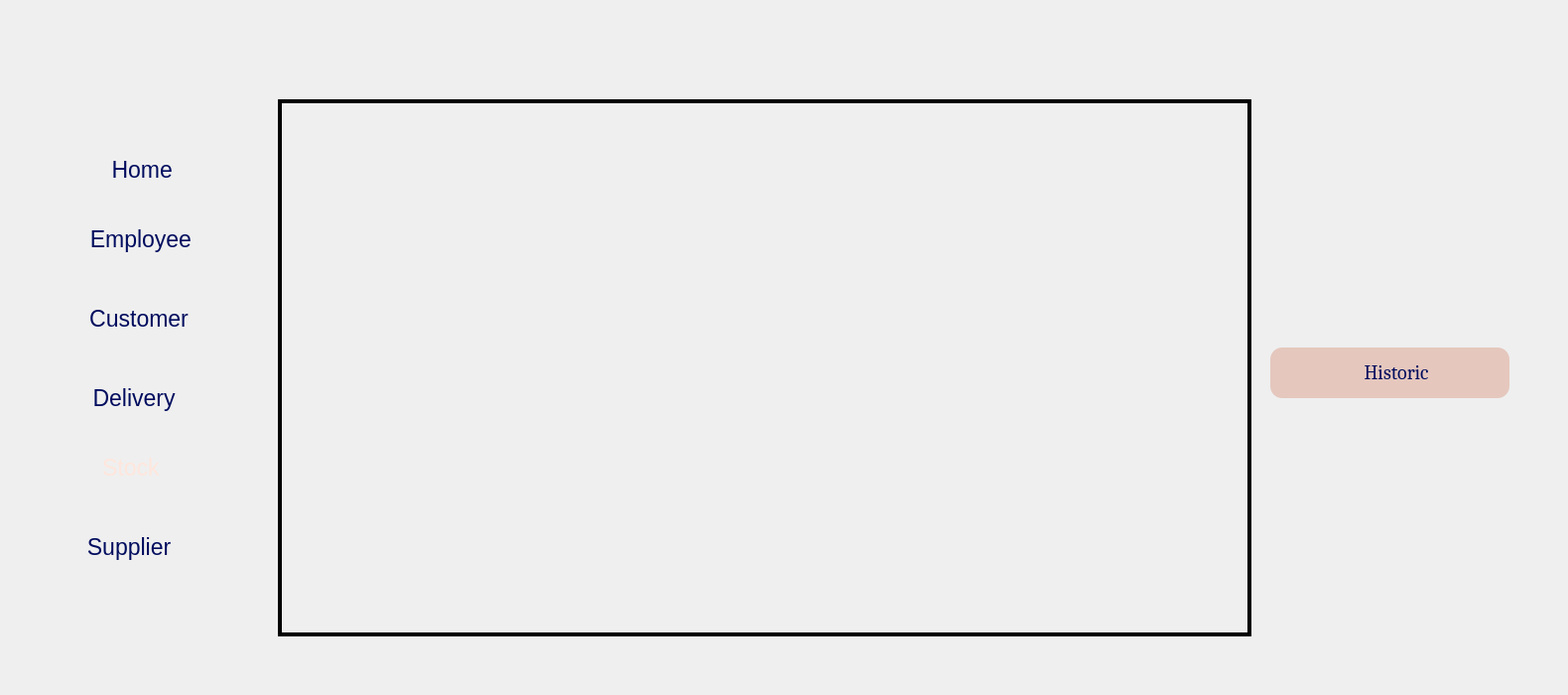
       <widget class="QWidget" name="Historic">
        <attribute name="title">
         <string>Historic</string>
        </attribute>
        <widget class="QLabel" name="label_97">
         <property name="geometry">
          <rect>
           <x>0</x>
           <y>0</y>
           <width>1571</width>
           <height>691</height>
          </rect>
         </property>
         <property name="text">
          <string/>
         </property>
         <property name="pixmap">
          <pixmap>:/resources/imgs/bg.png</pixmap>
         </property>
         <property name="scaledContents">
          <bool>true</bool>
         </property>
        </widget>
        <widget class="QLabel" name="label_98">
         <property name="geometry">
          <rect>
           <x>0</x>
           <y>0</y>
           <width>161</width>
           <height>131</height>
          </rect>
         </property>
         <property name="text">
          <string/>
         </property>
         <property name="pixmap">
          <pixmap>:/resources/imgs/logo.png</pixmap>
         </property>
         <property name="scaledContents">
          <bool>true</bool>
         </property>
        </widget>
        <widget class="QLabel" name="label_99">
         <property name="geometry">
          <rect>
           <x>240</x>
           <y>10</y>
           <width>1311</width>
           <height>671</height>
          </rect>
         </property>
         <property name="text">
          <string/>
         </property>
         <property name="pixmap">
          <pixmap>:/resources/imgs/bgW.png</pixmap>
         </property>
         <property name="scaledContents">
          <bool>true</bool>
         </property>
        </widget>
        <widget class="QPushButton" name="pushButton_44">
         <property name="geometry">
          <rect>
           <x>200</x>
           <y>20</y>
           <width>151</width>
           <height>61</height>
          </rect>
         </property>
         <property name="text">
          <string/>
         </property>
         <property name="icon">
          <iconset>
           <normaloff>:/resources/imgs/undo.png</normaloff>:/resources/imgs/undo.png</iconset>
         </property>
         <property name="iconSize">
          <size>
           <width>45</width>
           <height>65</height>
          </size>
         </property>
         <property name="flat">
          <bool>true</bool>
         </property>
        </widget>
        <widget class="QLabel" name="label_100">
         <property name="geometry">
          <rect>
           <x>1370</x>
           <y>10</y>
           <width>71</width>
           <height>71</height>
          </rect>
         </property>
         <property name="text">
          <string/>
         </property>
         <property name="pixmap">
          <pixmap>:/resources/imgs/picP.png</pixmap>
         </property>
        </widget>
        <widget class="QLabel" name="label_101">
         <property name="geometry">
          <rect>
           <x>250</x>
           <y>70</y>
           <width>1311</width>
           <height>621</height>
          </rect>
         </property>
         <property name="styleSheet">
          <string notr="true">color:white;</string>
         </property>
         <property name="text">
          <string/>
         </property>
         <property name="pixmap">
          <pixmap>:/Downloads/crudbg.png</pixmap>
         </property>
         <property name="scaledContents">
          <bool>true</bool>
         </property>
        </widget>
        <widget class="QPushButton" name="buttonHistorique">
         <property name="geometry">
          <rect>
           <x>1280</x>
           <y>350</y>
           <width>241</width>
           <height>51</height>
          </rect>
         </property>
         <property name="font">
          <font>
           <family>Cambria</family>
           <pointsize>-1</pointsize>
          </font>
         </property>
         <property name="styleSheet">
          <string notr="true">#buttonHistorique{
    color: #000c5e; /* Default text color */
    font-size: 20px;
    background-color: #e5c7bd; /* Default background color */
    border: 0px solid;
    border-radius: 12px;
    box-sizing: border-box;
    transition: background-color 0.3s, transform 0.1s ease; /* Smooth animation for hover and press effects */
}

#buttonHistorique:hover {
    background-color: #d4b3a7; /* Slightly darker shade for hover effect */
    color: #000944; /* Slightly darker text color for hover */
    cursor: pointer; /* Changes cursor to pointer */
}

#buttonHistorique:pressed {
    background-color: #c49f94; /* Even darker shade for pressed effect */
    color: #000722; /* Darker text color for pressed */
    transform: scale(0.95); /* Makes the button slightly smaller on press */
}</string>
         </property>
         <property name="text">
          <string>   Historic</string>
         </property>
         <property name="icon">
          <iconset>
           <normaloff>:/resources/imgs/fichier.png</normaloff>:/resources/imgs/fichier.png</iconset>
         </property>
         <property name="iconSize">
          <size>
           <width>35</width>
           <height>35</height>
          </size>
         </property>
        </widget>
        <widget class="QLabel" name="historiqueLabel">
         <property name="geometry">
          <rect>
           <x>280</x>
           <y>100</y>
           <width>981</width>
           <height>541</height>
          </rect>
         </property>
         <property name="styleSheet">
          <string notr="true">border: 4px solid rgb(0, 0, 0);
padding: 10px 20px;
cursor: pointer;</string>
         </property>
         <property name="text">
          <string/>
         </property>
        </widget>
        <widget class="QPushButton" name="pushButton_45">
         <property name="geometry">
          <rect>
           <x>40</x>
           <y>140</y>
           <width>181</width>
           <height>61</height>
          </rect>
         </property>
         <property name="styleSheet">
          <string notr="true">color:#000c5e;
font: 9pt &quot;Cambria&quot;;
font-size: 23px;
</string>
         </property>
         <property name="text">
          <string>    Home</string>
         </property>
         <property name="icon">
          <iconset>
           <normaloff>:/resources/imgs/abri (1).png</normaloff>:/resources/imgs/abri (1).png</iconset>
         </property>
         <property name="iconSize">
          <size>
           <width>60</width>
           <height>80</height>
          </size>
         </property>
         <property name="flat">
          <bool>true</bool>
         </property>
        </widget>
        <widget class="QPushButton" name="pushButton_46">
         <property name="geometry">
          <rect>
           <x>50</x>
           <y>210</y>
           <width>171</width>
           <height>61</height>
          </rect>
         </property>
         <property name="styleSheet">
          <string notr="true">color:#000c5e;
font: 9pt &quot;Cambria&quot;;
font-size: 23px;
</string>
         </property>
         <property name="text">
          <string>  Employee</string>
         </property>
         <property name="icon">
          <iconset>
           <normaloff>:/resources/imgs/employes.png</normaloff>:/resources/imgs/employes.png</iconset>
         </property>
         <property name="iconSize">
          <size>
           <width>60</width>
           <height>80</height>
          </size>
         </property>
         <property name="flat">
          <bool>true</bool>
         </property>
        </widget>
        <widget class="QPushButton" name="pushButton_47">
         <property name="geometry">
          <rect>
           <x>40</x>
           <y>290</y>
           <width>181</width>
           <height>61</height>
          </rect>
         </property>
         <property name="styleSheet">
          <string notr="true">color:#000c5e;
font: 9pt &quot;Cambria&quot;;
font-size: 23px;
</string>
         </property>
         <property name="text">
          <string>   Customer</string>
         </property>
         <property name="icon">
          <iconset>
           <normaloff>:/resources/imgs/contact.png</normaloff>:/resources/imgs/contact.png</iconset>
         </property>
         <property name="iconSize">
          <size>
           <width>60</width>
           <height>80</height>
          </size>
         </property>
         <property name="flat">
          <bool>true</bool>
         </property>
        </widget>
        <widget class="QPushButton" name="pushButton_48">
         <property name="geometry">
          <rect>
           <x>40</x>
           <y>370</y>
           <width>171</width>
           <height>61</height>
          </rect>
         </property>
         <property name="styleSheet">
          <string notr="true">color:#000c5e;
font: 9pt &quot;Cambria&quot;;
font-size: 23px;
</string>
         </property>
         <property name="text">
          <string>   Delivery</string>
         </property>
         <property name="icon">
          <iconset>
           <normaloff>:/resources/imgs/livraison-rapide (1).png</normaloff>:/resources/imgs/livraison-rapide (1).png</iconset>
         </property>
         <property name="iconSize">
          <size>
           <width>60</width>
           <height>80</height>
          </size>
         </property>
         <property name="flat">
          <bool>true</bool>
         </property>
        </widget>
        <widget class="QLabel" name="label_102">
         <property name="geometry">
          <rect>
           <x>0</x>
           <y>440</y>
           <width>231</width>
           <height>61</height>
          </rect>
         </property>
         <property name="text">
          <string/>
         </property>
         <property name="pixmap">
          <pixmap>:/resources/imgs/blue.png</pixmap>
         </property>
         <property name="scaledContents">
          <bool>true</bool>
         </property>
        </widget>
        <widget class="QPushButton" name="pushButton_49">
         <property name="geometry">
          <rect>
           <x>30</x>
           <y>450</y>
           <width>191</width>
           <height>41</height>
          </rect>
         </property>
         <property name="styleSheet">
          <string notr="true">color:#ffe6dc;
font: 9pt &quot;Cambria&quot;;
font-size: 23px;
</string>
         </property>
         <property name="text">
          <string>  Stock</string>
         </property>
         <property name="icon">
          <iconset>
           <normaloff>../gestion stock/imgs/logostock.jpg</normaloff>../gestion stock/imgs/logostock.jpg</iconset>
         </property>
         <property name="iconSize">
          <size>
           <width>80</width>
           <height>100</height>
          </size>
         </property>
         <property name="flat">
          <bool>true</bool>
         </property>
        </widget>
        <widget class="QPushButton" name="pushButton_50">
         <property name="geometry">
          <rect>
           <x>20</x>
           <y>520</y>
           <width>201</width>
           <height>61</height>
          </rect>
         </property>
         <property name="styleSheet">
          <string notr="true">color:#000c5e;
font: 9pt &quot;Cambria&quot;;
font-size: 23px;
</string>
         </property>
         <property name="text">
          <string>   Supplier</string>
         </property>
         <property name="icon">
          <iconset>
           <normaloff>:/resources/imgs/courrier.png</normaloff>:/resources/imgs/courrier.png</iconset>
         </property>
         <property name="iconSize">
          <size>
           <width>60</width>
           <height>80</height>
          </size>
         </property>
         <property name="flat">
          <bool>true</bool>
         </property>
        </widget>
        <widget class="QPushButton" name="pushButton_51">
         <property name="geometry">
          <rect>
           <x>-20</x>
           <y>610</y>
           <width>131</width>
           <height>61</height>
          </rect>
         </property>
         <property name="text">
          <string/>
         </property>
         <property name="icon">
          <iconset>
           <normaloff>:/resources/imgs/deconnexion.png</normaloff>:/resources/imgs/deconnexion.png</iconset>
         </property>
         <property name="iconSize">
          <size>
           <width>60</width>
           <height>80</height>
          </size>
         </property>
         <property name="flat">
          <bool>true</bool>
         </property>
        </widget>
       </widget>
